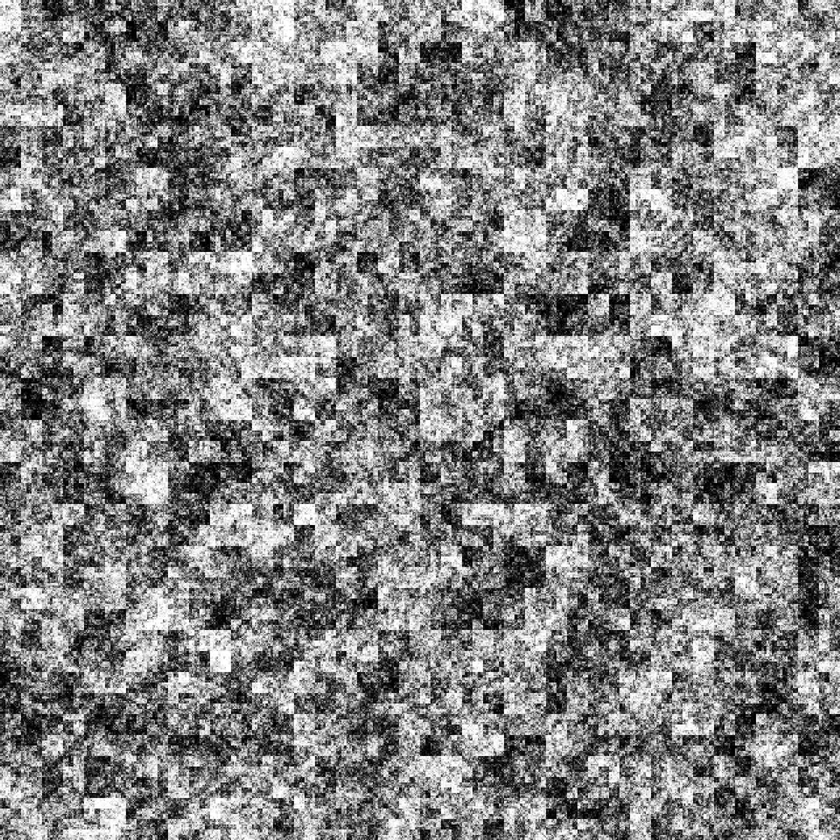
#> input picture S02_TextureDesign/RandGNoise_NN_2000x2000_Coarse.bmp, 840 x 840 px, shrunk from 2000 x 2000 before the run
$ python S02_AddSparseMarkers.py
#> lines starting #> are read from the running program, lines starting #| are printed output that depends on the picture; after the words box and inside, x2 and y2 are one past the last pixel; in counts of white or black regions, pixels touching at a corner belong together
import cv2
import itertools
if __name__ == '__main__':
    # 50x50 markers, 200x200 grids

    inputTexture = r"RandGNoise_NN_2000x2000_Coarse.bmp"
    outputTexture = r"RandGNoise_NN_2000x2000_WithMarkers.bmp"

    gridSize = 20
    gridEdgeLen = 100
    markerColor = 0
    markerColor2 = 255

    markerWidth = 6
    markerLength = 50
    hMarkerW = int(markerWidth/2)
    hMarkerL = int(markerLength/2)

    texture = cv2.imread(inputTexture, )
#> texture is the input picture: shape (840, 840, 3); min 0, max 255, mean 128.6

    for i, j in itertools.product(range(1, gridSize), range(1, gridSize)):
        texture[i*gridEdgeLen-hMarkerW:i*gridEdgeLen+hMarkerW, j*gridEdgeLen-hMarkerL:j*gridEdgeLen+hMarkerL] = markerColor
        texture[i*gridEdgeLen:i*gridEdgeLen+hMarkerL, j*gridEdgeLen-hMarkerW:j*gridEdgeLen+hMarkerW] = markerColor
        texture[i*gridEdgeLen-hMarkerL:i*gridEdgeLen, j*gridEdgeLen-hMarkerW:j*gridEdgeLen+hMarkerW] = markerColor2
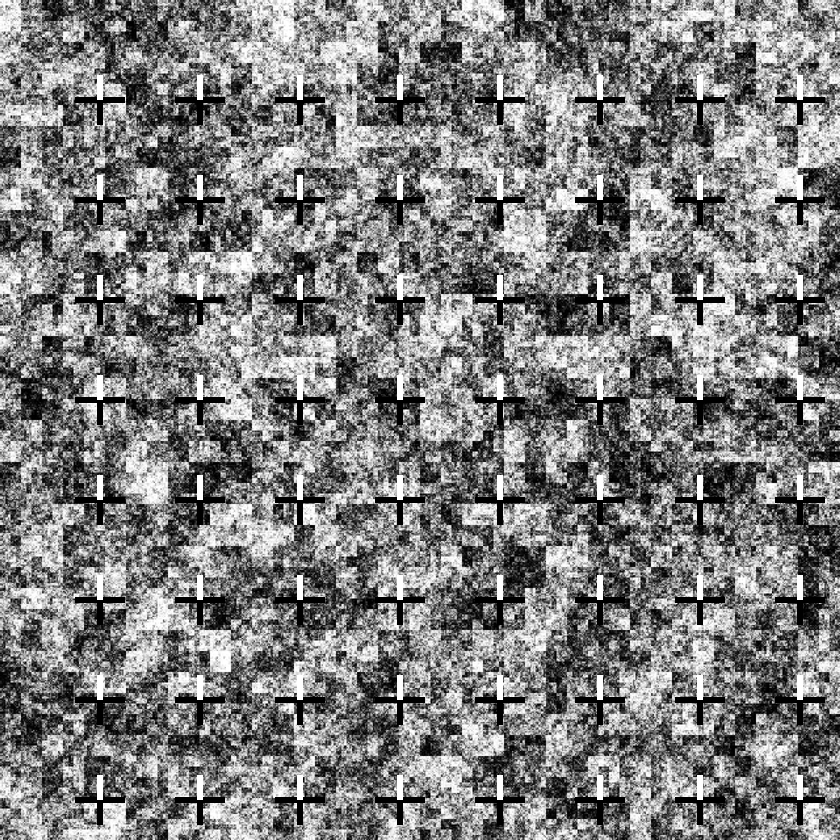
#> texture: shape (840, 840, 3); 5.09% of pixels changed, all inside (x1, y1, x2, y2) = (75, 75, 825, 825)

    # cv2.imshow('TextureWithMarker', texture)
    # cv2.waitKey()

    cv2.imwrite(outputTexture, texture)
